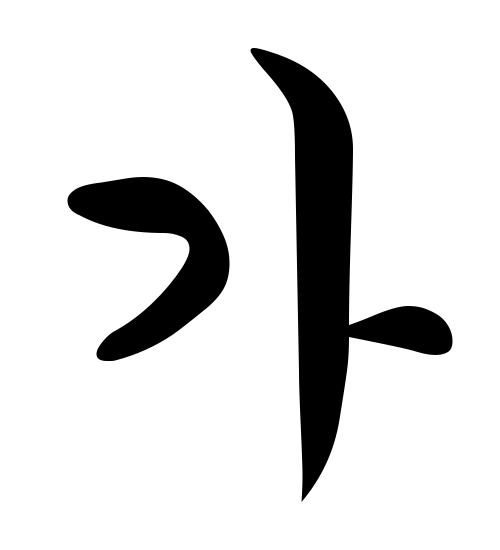
#> input picture img/U+AC00.png, 500 x 550 px
$ python -i hangeul_image_processor.py   (imports and definitions only)
#> lines starting #> are read from the running program, lines starting #| are printed output that depends on the picture; after the words box and inside, x2 and y2 are one past the last pixel; in counts of white or black regions, pixels touching at a corner belong together
import cv2
import numpy as np
from scipy.spatial import ConvexHull
import matplotlib.pyplot as plt

def process_hangeul_image_with_dynamic_interpolation_and_filter(image_path):
    """
    한글 이미지를 처리하여 추출한 중심선 궤적을 원본 이미지에 점으로 투영하며,
    두 점 사이의 거리에 따라 보간 개수를 동적으로 조정하고,
    일정 범위 내에 있는 중복된 점들을 제거하는 함수.
    """
#> called with image_path = 'img/U+AC00.png'
    # 1. 이미지 읽기 (원본 이미지 저장)
    original_image = cv2.imread(image_path)
#> original_image is the input picture: shape (550, 500, 3); min 0, max 255, mean 220.6
    gray_image = cv2.cvtColor(original_image, cv2.COLOR_BGR2GRAY)

    # 2. 이진화 (배경과 글씨 분리)
    _, binary_image = cv2.threshold(gray_image, 127, 255, cv2.THRESH_BINARY_INV)
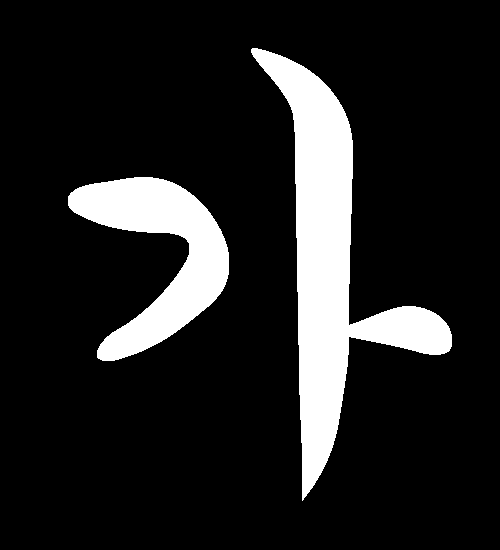
#> binary_image: shape (550, 500); 13.5% white; 2 white regions, box (x1, y1, x2, y2) and area: (251, 48, 452, 501) 24250, (68, 177, 229, 361) 12809

    # 3. 중심선 추출 (OpenCV thinning 대체 방식 사용)
    skeleton_image = cv2.ximgproc.thinning(binary_image)  # 중심선 추출
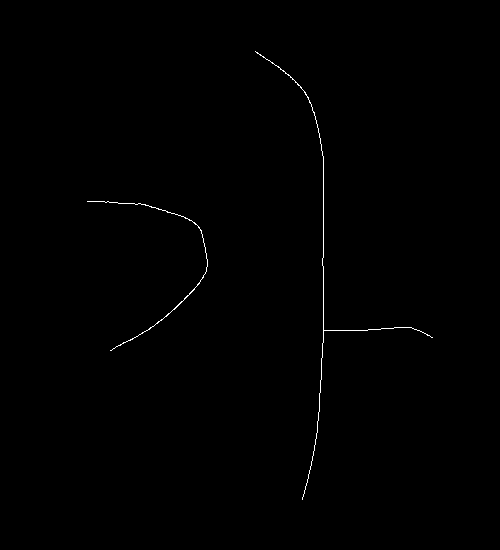
#> skeleton_image: shape (550, 500); 0.32% white in thin lines or dots, all inside (x1, y1, x2, y2) = (87, 51, 433, 500)

    # 4. 중심선을 따라 점을 찍을 준비
    contours, _ = cv2.findContours(skeleton_image, cv2.RETR_EXTERNAL, cv2.CHAIN_APPROX_SIMPLE)
#> contours = 2 contours, 1 with area under 20; largest, box (x1, y1, x2, y2) and area: (87, 201, 208, 351) 42

    # 5. 보간을 통한 점 추가 (동적 보간)
    def interpolate_points(pt1, pt2, distance_threshold=1):
        """
        pt1과 pt2 사이의 거리에 따라 점을 보간하여 더 많은 점을 추가하는 함수.
        거리가 멀수록 더 많은 점을 추가.
        """
        dist = np.linalg.norm(np.array(pt2) - np.array(pt1))  # 두 점 사이의 거리 계산
        num_points = max(2, int(dist // distance_threshold))  # 거리에 따라 보간할 점 개수 결정
        points = []
        for i in range(num_points):
            x = int(pt1[0] + (pt2[0] - pt1[0]) * i / (num_points - 1))
            y = int(pt1[1] + (pt2[1] - pt1[1]) * i / (num_points - 1))
            points.append((x, y))
        return points

    # 6. 일정 범위 내의 점을 제거하기 위한 필터 함수
    def filter_points(points, min_distance=5):
        """
        주어진 점 목록에서 일정 거리 내에 있는 점들을 필터링하여 제거.
        """
        filtered_points = []
        for pt in points:
            if all(np.linalg.norm(np.array(pt) - np.array(fp)) > min_distance for fp in filtered_points):
                filtered_points.append(pt)
        return filtered_points

    all_points = []

    # 7. 원본 이미지에 중심선 궤적을 빨간색 점으로 표시
    for contour in contours:
        for i in range(1, len(contour)):
            pt1 = tuple(contour[i - 1][0])
            pt2 = tuple(contour[i][0])
            # 두 점 사이에 동적 보간하여 점 추가
            interpolated_points = interpolate_points(pt1, pt2)
            all_points.extend(interpolated_points)
#> this loop made 2 passes

    # 8. 점 필터링
    filtered_points = filter_points(all_points, min_distance=10)
#> the loop in filter_points, `for pt in points:` made 1993 passes
#> pt on passes 1 to 3: (87, 201), (88, 201), (89, 201)

    pt_before = 0
    pt_after = 0
    # 9. 필터링된 점들만 그리기
    for pt in filtered_points:
        pt_after = pt
        if pt_before != 0 :
            distance = np.linalg.norm(np.asarray(pt_after) - np.asarray(pt_before))
            #if distance <= 50 :
            #    cv2.line(original_image, pt_before, pt_after, (0, 255, 0), 1)
        cv2.circle(original_image, pt, 2, (0, 0, 255), -1)  # 작은 점으로 표시
        pt_before = pt
#> this loop made 82 passes
#> pt on passes 1 to 12: (87, 201), (98, 201), (109, 202), (119, 203), (130, 203), (141, 204), (151, 207), (161, 209), (171, 213), (181, 216), (191, 220), (200, 229)
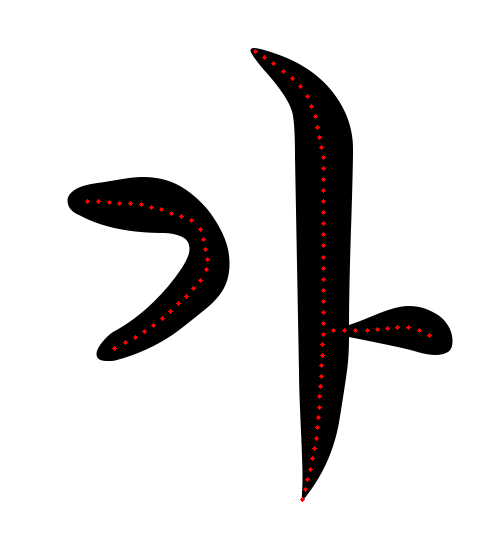
#> original_image: shape (550, 500, 3); 0.39% of pixels changed, all inside (x1, y1, x2, y2) = (85, 49, 432, 502)


    return filtered_points

>>> result = process_hangeul_image_with_dynamic_interpolation_and_filter('img/U+AC00.png')

$ run again, on img/U+AC07.png
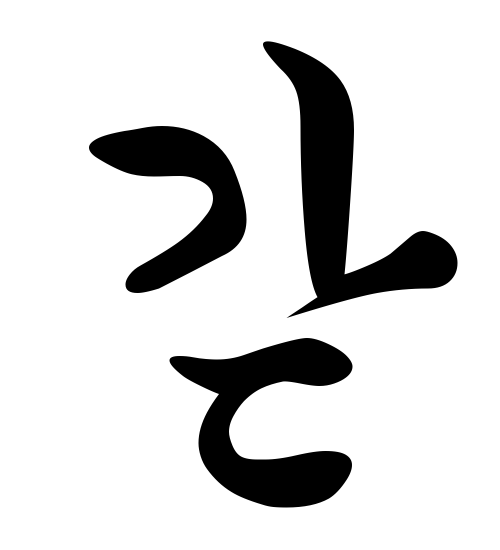
#> input picture img/U+AC07.png, 500 x 550 px
#> in process_hangeul_image_with_dynamic_interpolation_and_filter, original_image is the input picture: shape (550, 500, 3); min 0, max 255, mean 216.3
#> in process_hangeul_image_with_dynamic_interpolation_and_filter, `_, binary_image = cv2.threshold(gray_image, 127, 255, cv2.THRESH_BINAR..`:
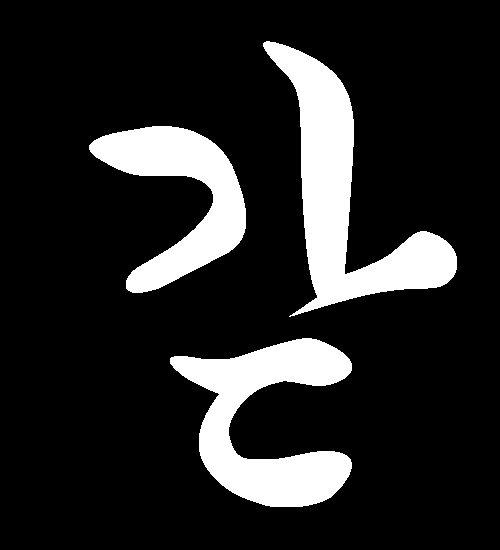
#> binary_image: shape (550, 500); 15.2% white; 3 white regions, box (x1, y1, x2, y2) and area: (263, 41, 457, 317) 16477, (170, 338, 352, 507) 14263, (89, 126, 246, 293) 11015
#> skeleton_image: shape (550, 500); 0.38% white in thin lines or dots, all inside (x1, y1, x2, y2) = (105, 46, 427, 482)
#> contours = 3 contours, 1 with area under 20; largest, box (x1, y1, x2, y2) and area: (270, 46, 427, 316) 26, (105, 148, 229, 284) 22
#> the loop in process_hangeul_image_with_dynamic_interpolation_and_filter, `for contour in contours:` made 3 passes
#> the loop in filter_points, `for pt in points:` made 2534 passes
#> pt on passes 1 to 3: (299, 361), (298, 362), (298, 362)
#> the loop in process_hangeul_image_with_dynamic_interpolation_and_filter, `for pt in filtered_points:` made 100 passes
#> pt on passes 1 to 8: (299, 361), (288, 363), (278, 364), (268, 366), (257, 369), (247, 372), (237, 375), (226, 374)
#> after the loop in process_hangeul_image_with_dynamic_interpolation_and_filter, `for pt in filtered_points:`:
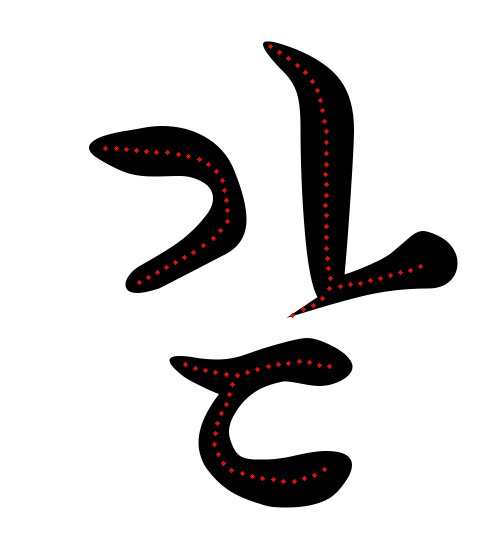
#> original_image: shape (550, 500, 3); 0.47% of pixels changed, all inside (x1, y1, x2, y2) = (103, 44, 423, 484)

$ run again, on img/U+AC13.png
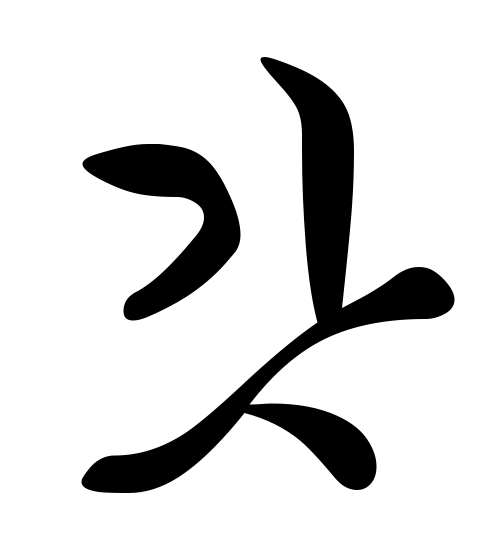
#> input picture img/U+AC13.png, 500 x 550 px
#> in process_hangeul_image_with_dynamic_interpolation_and_filter, original_image is the input picture: shape (550, 500, 3); min 0, max 255, mean 218
#> in process_hangeul_image_with_dynamic_interpolation_and_filter, `_, binary_image = cv2.threshold(gray_image, 127, 255, cv2.THRESH_BINAR..`:
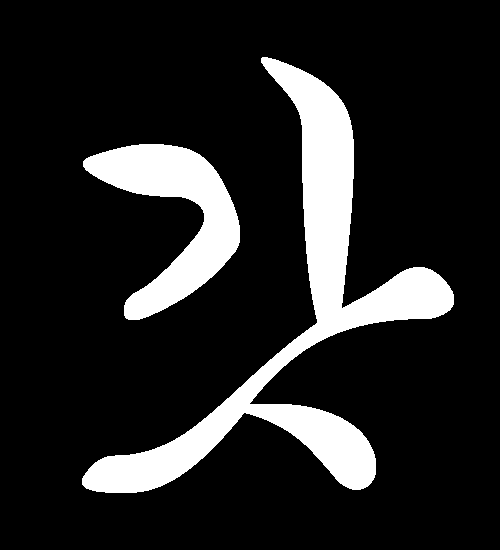
#> binary_image: shape (550, 500); 14.5% white; 2 white regions, box (x1, y1, x2, y2) and area: (82, 57, 454, 493) 28647, (83, 144, 240, 320) 11293
#> skeleton_image: shape (550, 500); 0.4% white in thin lines or dots, all inside (x1, y1, x2, y2) = (92, 60, 422, 481)
#> contours = 2 contours; box (x1, y1, x2, y2) and area: (95, 60, 422, 481) 86, (92, 164, 221, 310) 45
#> the loop in process_hangeul_image_with_dynamic_interpolation_and_filter, `for contour in contours:` made 2 passes
#> the loop in filter_points, `for pt in points:` made 2604 passes
#> pt on passes 1 to 3: (92, 164), (93, 164), (94, 164)
#> the loop in process_hangeul_image_with_dynamic_interpolation_and_filter, `for pt in filtered_points:` made 102 passes
#> pt on passes 1 to 8: (92, 164), (102, 165), (112, 166), (123, 166), (133, 167), (144, 168), (154, 169), (164, 171)
#> after the loop in process_hangeul_image_with_dynamic_interpolation_and_filter, `for pt in filtered_points:`:
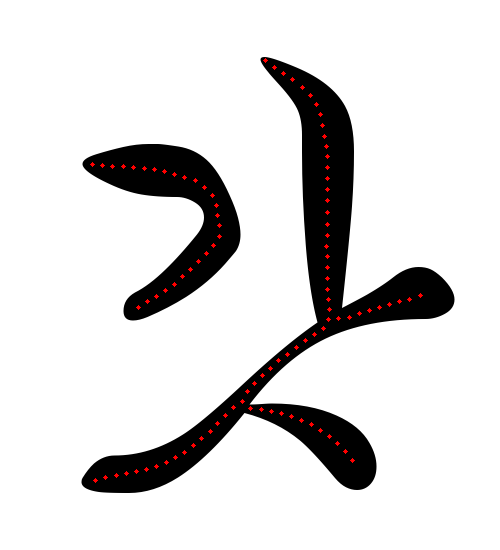
#> original_image: shape (550, 500, 3); 0.48% of pixels changed, all inside (x1, y1, x2, y2) = (90, 58, 423, 483)
